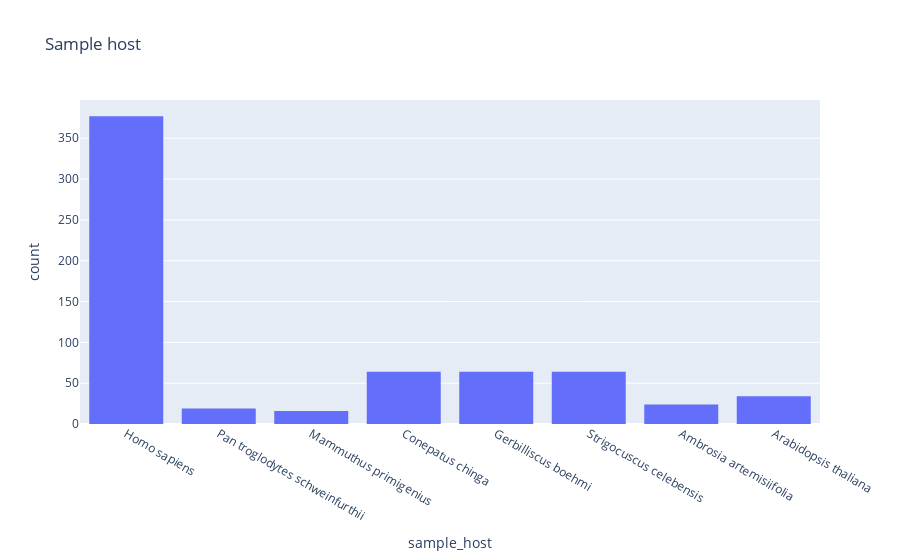

Notebook source saved alongside this figure:
### Code cell
fig = px.histogram(aMetagenomes_metadata, x="sample_host",title="Sample host")
fig.show()

### Figure 1 — Plotly figure (JSON) as saved in the notebook; plotly's stock layout.template omitted (floating-point values rounded to 4 significant figures; data arrays with more than 128 entries replaced by an {"elided": "..."} marker saying what was removed)
{"data": [{"alignmentgroup": "True", "bingroup": "x", "hovertemplate": "sample_host=%{x}<br>count=%{y}<extra></extra>", "legendgroup": "", "marker": {"color": "#636efa"}, "name": "", "offsetgroup": "", "orientation": "v", "showlegend": false, "type": "histogram", "x": {"elided": "662 str values"}, "xaxis": "x", "yaxis": "y"}], "layout": {"barmode": "relative", "legend": {"tracegroupgap": 0}, "title": {"text": "Sample host"}, "xaxis": {"anchor": "y", "domain": [0, 1], "title": {"text": "sample_host"}}, "yaxis": {"anchor": "x", "domain": [0, 1], "title": {"text": "count"}}}}
